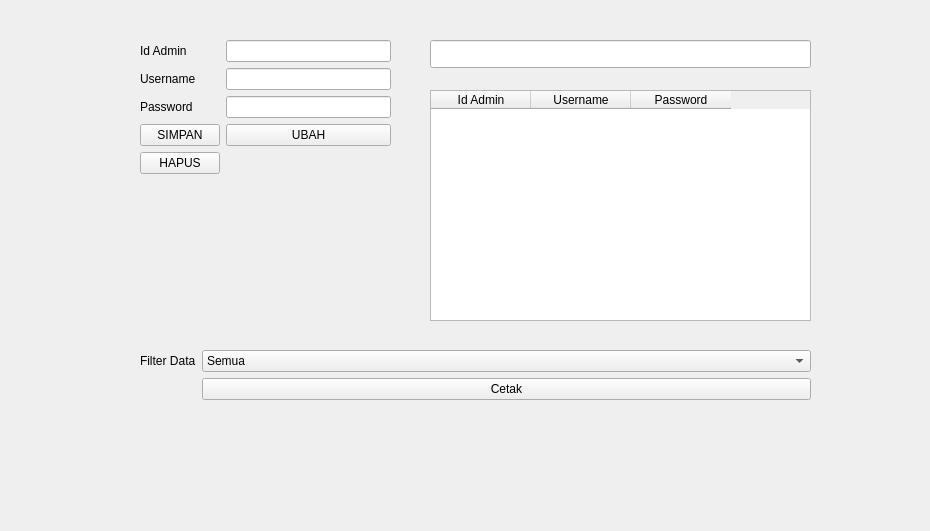
<?xml version="1.0" encoding="UTF-8"?>
<ui version="4.0">
 <class>Form</class>
 <widget class="QWidget" name="Form">
  <property name="geometry">
   <rect>
    <x>0</x>
    <y>0</y>
    <width>930</width>
    <height>531</height>
   </rect>
  </property>
  <property name="windowTitle">
   <string>Form</string>
  </property>
  <widget class="QWidget" name="formLayoutWidget">
   <property name="geometry">
    <rect>
     <x>140</x>
     <y>40</y>
     <width>251</width>
     <height>281</height>
    </rect>
   </property>
   <layout class="QFormLayout" name="formLayout">
    <item row="3" column="0">
     <widget class="QPushButton" name="BtnSimpan">
      <property name="text">
       <string>SIMPAN</string>
      </property>
     </widget>
    </item>
    <item row="3" column="1">
     <widget class="QPushButton" name="BtnUbah">
      <property name="text">
       <string>UBAH</string>
      </property>
     </widget>
    </item>
    <item row="4" column="0">
     <widget class="QPushButton" name="BtnHapus">
      <property name="text">
       <string>HAPUS</string>
      </property>
     </widget>
    </item>
    <item row="0" column="0">
     <widget class="QLabel" name="idAdminLabel">
      <property name="text">
       <string>Id Admin</string>
      </property>
     </widget>
    </item>
    <item row="0" column="1">
     <widget class="QLineEdit" name="idAdminLineEdit"/>
    </item>
    <item row="1" column="0">
     <widget class="QLabel" name="usernameLabel">
      <property name="text">
       <string>Username</string>
      </property>
     </widget>
    </item>
    <item row="1" column="1">
     <widget class="QLineEdit" name="usernameLineEdit"/>
    </item>
    <item row="2" column="0">
     <widget class="QLabel" name="passwordLabel">
      <property name="text">
       <string>Password</string>
      </property>
     </widget>
    </item>
    <item row="2" column="1">
     <widget class="QLineEdit" name="passwordLineEdit"/>
    </item>
   </layout>
  </widget>
  <widget class="QLineEdit" name="lineCari">
   <property name="geometry">
    <rect>
     <x>430</x>
     <y>40</y>
     <width>381</width>
     <height>28</height>
    </rect>
   </property>
  </widget>
  <widget class="QTableWidget" name="tblAdmin">
   <property name="geometry">
    <rect>
     <x>430</x>
     <y>90</y>
     <width>381</width>
     <height>231</height>
    </rect>
   </property>
   <column>
    <property name="text">
     <string>Id Admin</string>
    </property>
   </column>
   <column>
    <property name="text">
     <string>Username</string>
    </property>
   </column>
   <column>
    <property name="text">
     <string>Password</string>
    </property>
   </column>
  </widget>
  <widget class="QWidget" name="formLayoutWidget_2">
   <property name="geometry">
    <rect>
     <x>140</x>
     <y>350</y>
     <width>671</width>
     <height>111</height>
    </rect>
   </property>
   <layout class="QFormLayout" name="formLayout_2">
    <item row="0" column="0">
     <widget class="QLabel" name="filterDataLabel">
      <property name="text">
       <string>Filter Data</string>
      </property>
     </widget>
    </item>
    <item row="0" column="1">
     <widget class="QComboBox" name="comboFilter">
      <item>
       <property name="text">
        <string>Semua</string>
       </property>
      </item>
     </widget>
    </item>
    <item row="1" column="1">
     <widget class="QPushButton" name="btnCetak">
      <property name="text">
       <string>Cetak</string>
      </property>
     </widget>
    </item>
   </layout>
  </widget>
 </widget>
 <resources/>
 <connections/>
</ui>
